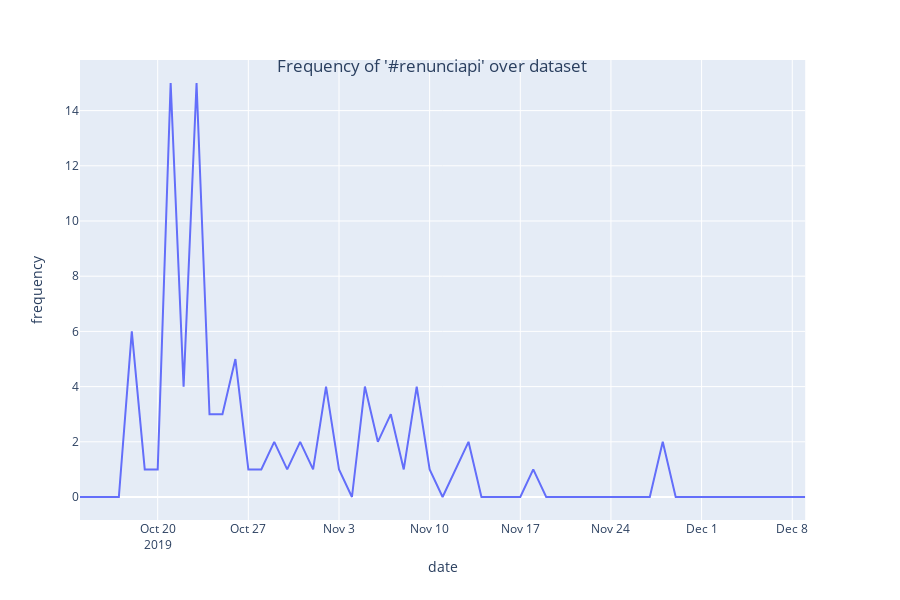

Notebook source saved alongside this figure:
### Markdown cell above
**Figure 3b. Frequency of '#chiledesperto' over dataset** This hashtag means "awaken Chile" in English. It's a call to action that as we can see was more popular among my accounts at the beginning of the protests.

### Code cell
fig2 = px.line(tagdistrib('#renunciapi'), x='date', y='frequency')
fig2.update_layout(
    title={
        'text': "Frequency of '#renunciapi' over dataset",
        'y':0.9,
        'x':0.48,
        'xanchor': 'center',
        'yanchor': 'top'})
fig2.show()

### Figure 1 — Plotly figure (JSON) as saved in the notebook; plotly's stock layout.template omitted (floating-point values rounded to 4 significant figures)
{"data": [{"hoverlabel": {"namelength": 0}, "hovertemplate": "date=%{x}<br>frequency=%{y}", "legendgroup": "", "line": {"color": "#636efa", "dash": "solid"}, "mode": "lines", "name": "", "showlegend": false, "type": "scatter", "x": ["2019-10-14", "2019-10-15", "2019-10-16", "2019-10-17", "2019-10-18", "2019-10-19", "2019-10-20", "2019-10-21", "2019-10-22", "2019-10-23", "2019-10-24", "2019-10-25", "2019-10-26", "2019-10-27", "2019-10-28", "2019-10-29", "2019-10-30", "2019-10-31", "2019-11-01", "2019-11-02", "2019-11-03", "2019-11-04", "2019-11-05", "2019-11-06", "2019-11-07", "2019-11-08", "2019-11-09", "2019-11-10", "2019-11-11", "2019-11-12", "2019-11-13", "2019-11-14", "2019-11-15", "2019-11-16", "2019-11-17", "2019-11-18", "2019-11-19", "2019-11-20", "2019-11-21", "2019-11-22", "2019-11-23", "2019-11-24", "2019-11-25", "2019-11-26", "2019-11-27", "2019-11-28", "2019-11-29", "2019-11-30", "2019-12-01", "2019-12-02", "2019-12-03", "2019-12-04", "2019-12-05", "2019-12-06", "2019-12-07", "2019-12-08", "2019-12-09"], "xaxis": "x", "y": [0, 0, 0, 0, 6, 1, 1, 15, 4, 15, 3, 3, 5, 1, 1, 2, 1, 2, 1, 4, 1, 0, 4, 2, 3, 1, 4, 1, 0, 1, 2, 0, 0, 0, 0, 1, 0, 0, 0, 0, 0, 0, 0, 0, 0, 2, 0, 0, 0, 0, 0, 0, 0, 0, 0, 0, 0], "yaxis": "y"}], "layout": {"height": 600, "legend": {"tracegroupgap": 0}, "margin": {"t": 60}, "title": {"text": "Frequency of '#renunciapi' over dataset", "x": 0.48, "xanchor": "center", "y": 0.9, "yanchor": "top"}, "xaxis": {"anchor": "y", "domain": [0, 0.98], "title": {"text": "date"}}, "yaxis": {"anchor": "x", "domain": [0, 1], "title": {"text": "frequency"}}}}
